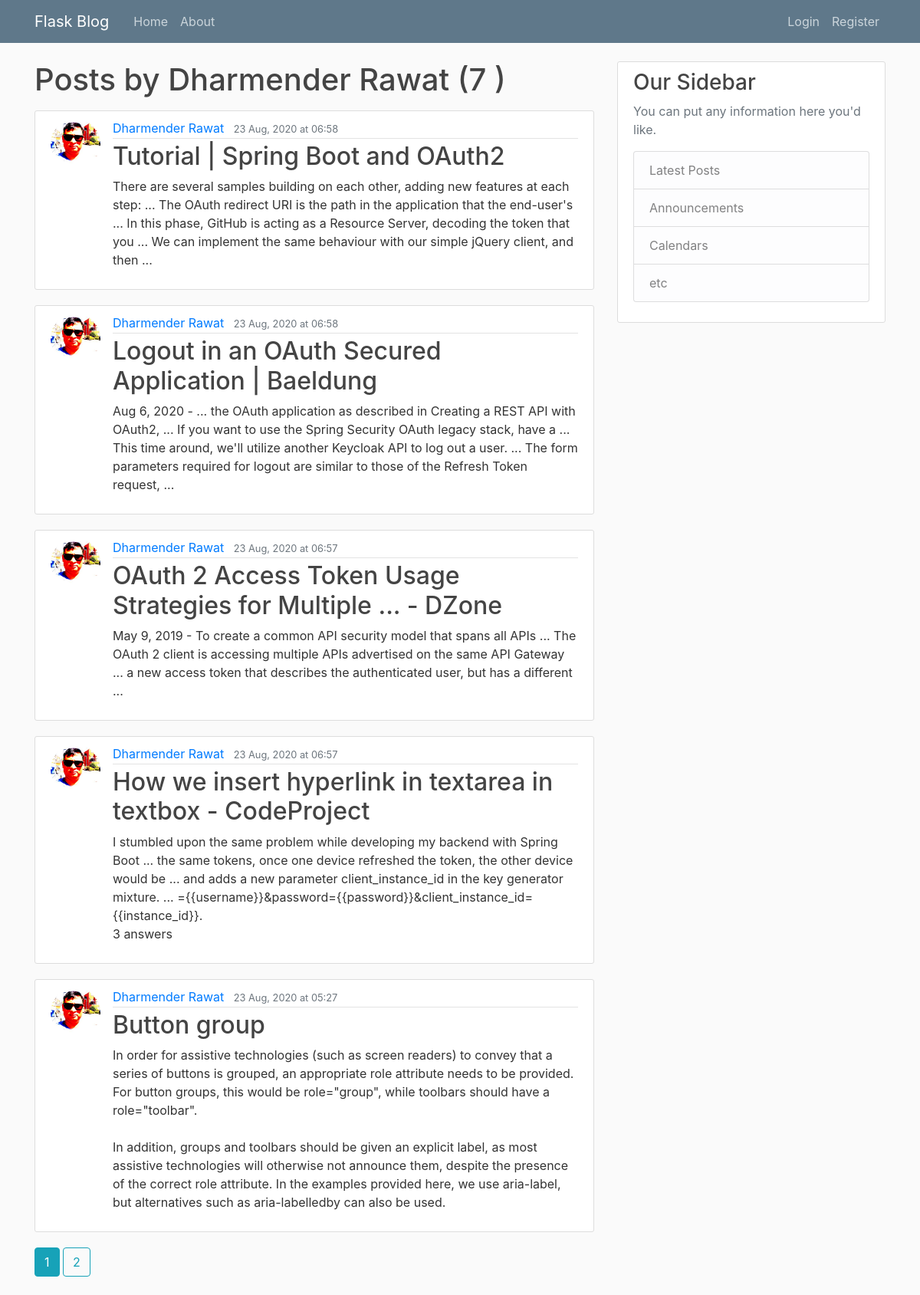
The page /user/posts/Dharmender Rawat on the database as committed earlier.
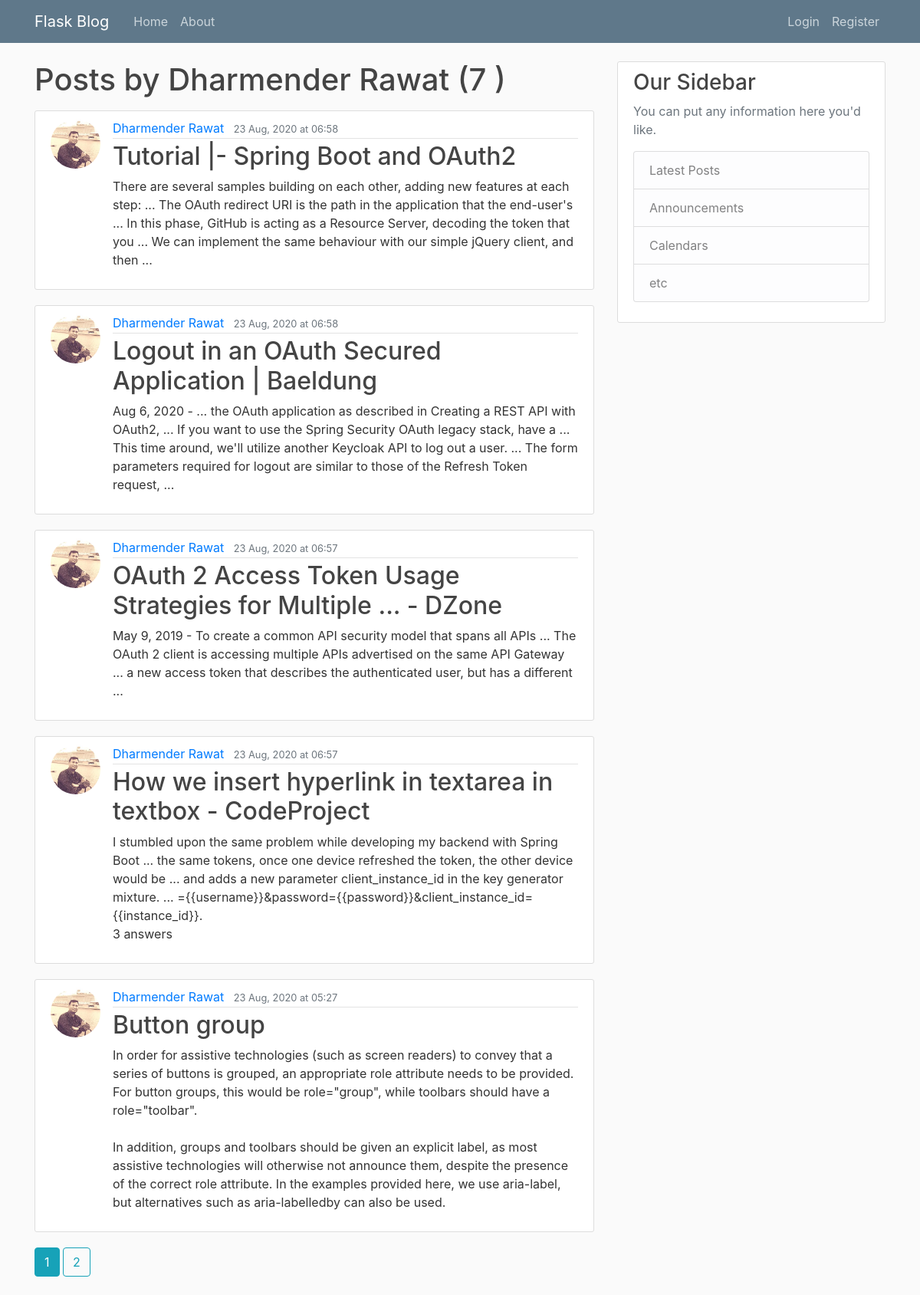
The same page on the database as committed later.
### blog/models.py (models this page shows, shortened)
class Post(db.Model):
    id = db.Column('post_id', db.Integer, primary_key=True)
    title = db.Column(db.String(120),  nullable=False)
    date_posted = db.Column(db.DateTime, nullable=False, default = datetime.utcnow)
    contents = db.Column(db.Text, nullable = False)
    user_id = db.Column(db.Integer, db.ForeignKey('user.id'), nullable = False)

class User (db.Model, UserMixin):
    id = db.Column(db.Integer, primary_key = True)
    username = db.Column(db.String(20), unique = True, nullable = False)
    email = db.Column(db.String(120), unique=True, nullable=False)
    image_file = db.Column(db.String(20), nullable=False, default = 'default.jpg')
    password = db.Column(db.String(60), nullable=False)
    posts = db.relationship('Post', backref = 'author', lazy = True)

### blog/users/routes.py (the view)
@users_bp.route("/user/posts/<username>")
def user_posts(username):
    page = request.args.get('page', 1, type=int)
    user = User.query.filter_by(username=username).first_or_404()
    posts = Post.query.filter_by(author=user)\
                        .order_by(Post.date_posted.desc())\
                        .paginate(page=page, per_page=5)
    return render_template('user_posts.html', posts=posts, title=username + "'s Post", date_format=date_format, user=user)

### blog/main/utils.py (called while the page is built)
def date_format(mydate):
    mydate = mydate.replace(tzinfo=pytz.UTC)
    mydate = mydate.replace(tzinfo=pytz.UTC)
    return mydate.astimezone(tzlocal()).strftime('%d %b, %Y at %H:%M')

### blog/templates/user_posts.html
{% extends "layout.html" %}
{% block content %}
<h1 class="mb-3">Posts by {{user.username}} ({{ posts .total}} ) </h1>
{% for post in posts.items %}
<article class="media content-section">
    <img class="rounded-circle article-img"
         src="{{ url_for('static', filename='profile_pics/' + post.author.image_file) }}">
    <div class="media-body">
        <div class="article-metadata">
            <a class="mr-2" href="{{ url_for('users_bp.user_posts', username=post.author.username )}}">{{ post.author.username }}</a>
            <small class="text-muted">{{ date_format(post.date_posted) }}</small>
        </div>
        <h2><a class="article-title" href="{{ url_for('posts_bp.post', post_id=post.id) }}">{{ post.title }}</a></h2>
        <p class="article-content">{{ post.contents }}</p>
    </div>
</article>
{% endfor %}
{%  for page_num in posts.iter_pages(left_edge=1, right_edge=1, left_current=1, right_current=2) %}
    {%  if page_num %}
        {% if posts.page == page_num %}
        <a class="btn btn-info mb-4"    href="{{ url_for('users_bp.user_posts', username=user.username, page=page_num)}}"> {{page_num}} </a>
        {% else %}
        <a class="btn btn-outline-info mb-4"    href="{{ url_for('users_bp.user_posts', username=user.username, page=page_num)}}"> {{page_num}} </a>
        {% endif %}
    {%  else %}
    ...
    {%  endif %}
{%  endfor %}
{% endblock %}

Rows that differ between the two databases and show on the page:
changed Post: image_file: a different picture; title "Tutorial | Spring Boot and OAuth2" → "Tutorial |- Spring Boot and OAuth2"
changed through a linked row, Post "Logout in an OAuth Secured Application | Baeldung": image_file: a different picture
changed through a linked row, Post "OAuth 2 Access Token Usage Strategies for Multiple ... - DZone": image_file: a different picture
changed through a linked row, Post "How we insert hyperlink in textarea in textbox - CodeProject": image_file: a different picture
changed through a linked row, Post "Button group": image_file: a different picture
